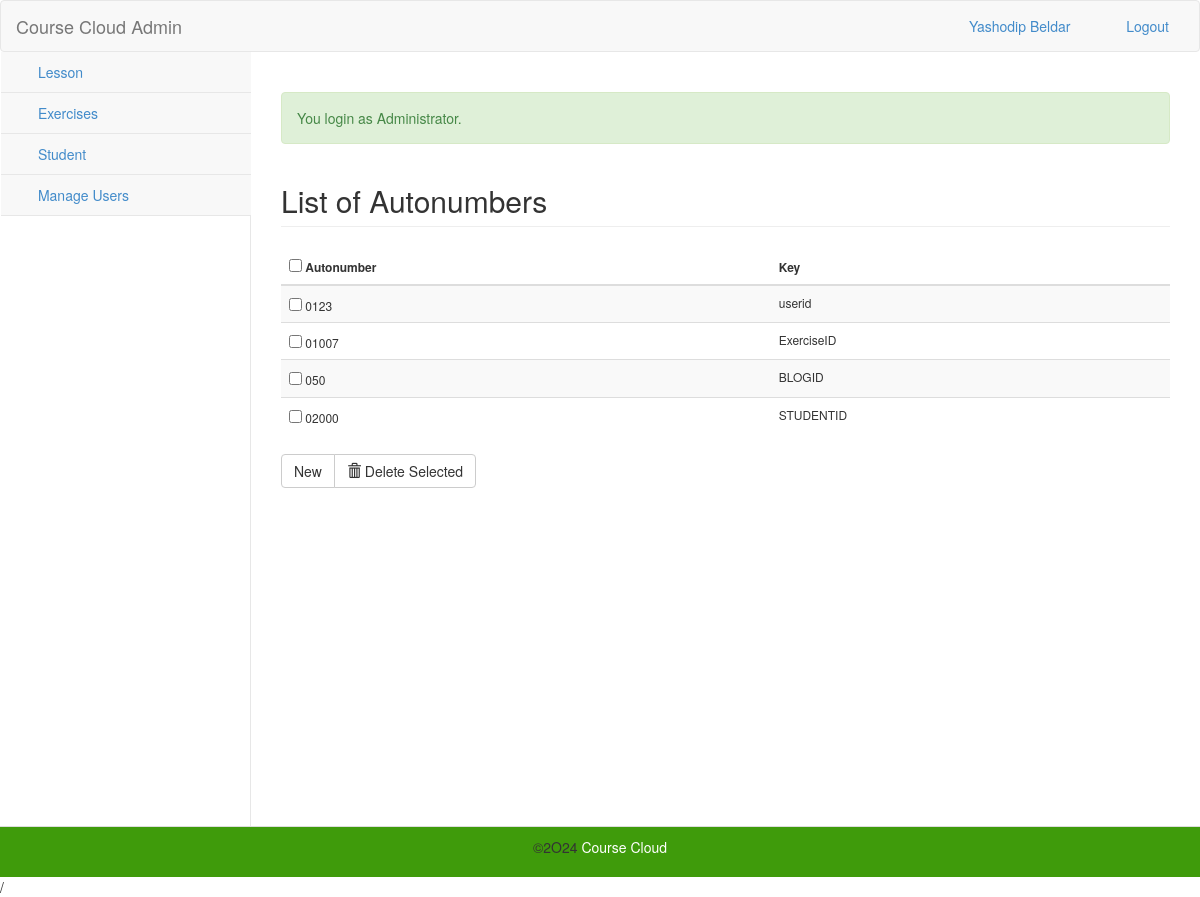
Screenshot of /admin/modules/autonumber/index.php (signed in) with the database file from the repository.
### tables this page shows
CREATE TABLE `tblautonumbers` (
  `AUTOID` int(11) NOT NULL,
  `AUTOSTART` varchar(30) NOT NULL,
  `AUTOEND` int(11) NOT NULL,
  `AUTOINC` int(11) NOT NULL,
  `AUTOKEY` varchar(30) NOT NULL
);

### admin/modules/autonumber/index.php (called while the page is built, shortened)
<?php
require_once("../../navigation/navigations.php");
?>

### include/database.php (called while the page is built, shortened)
<?php
class Database {
    var $sql_string = '';
    private $conn;
    public function open_connection() {
        $this->conn = mysqli_connect(server, user, pass);
        if (!$this->conn) {
            echo "Problem in database connection! Contact administrator!";
            exit();
        } else {
            $db_select = mysqli_select_db($this->conn, database_name);
        }
    }
    function setQuery($sql = '') {
        $this->sql_string = $sql;
    }
    function executeQuery() {
        $result = mysqli_query($this->conn, $this->sql_string);
        return $result;
    }
    private function confirm_query($result) {
        return $result;
    }
    function loadResultList($key = '') {
        $cur = $this->executeQuery();
        $array = array();
        while ($row = mysqli_fetch_object($cur)) {
            if ($key) {
                $array[$row->$key] = $row;
            } else {
                $array[] = $row;
            }
        }
        return $array;
    }
}
$mydb = new Database();

### admin/modules/autonumber/list.php (the view, shortened to what this page needs)
        <div class="center wow fadeInDown">
              <h2 class="page-header">List of Autonumbers</h2>
         </div>
<form action="controller.php?action=delete" Method="POST">
	<table id="dash-table" class="table table-striped  table-hover table-responsive" style="font-size:12px" cellspacing="0">
	  <thead>
	  	<tr>
	  		<th>
	  		 <input type="checkbox" name="chkall" id="chkall" onclick="return checkall('selector[]');">
	  		 Autonumber</th>
	  		  <th>Key</th>
	  	</tr>
	  </thead>
	  <tbody>
	  	<?php
	  		$mydb->setQuery("SELECT * FROM `tblautonumbers`");
	  		$cur = $mydb->loadResultList();
			foreach ($cur as $result) {
	  		echo '<tr>';
  			echo '<td> <input type="checkbox" name="selector[]" id="chkall" value="'.$result->AUTOID.'"> ' . $result->AUTOSTART.'' . $result->AUTOEND.'</td>';
  			echo '<td>' . $result->AUTOKEY.'</td>';
	  		echo '</tr>';
	  	}
	  	?>
	  </tbody>
	</table>
	     <div class="btn-group">
	  <a href="index.php?view=add" class="btn btn-default">New</a>
		<?php
		if($_SESSION['TYPE']=='Administrator'){
		echo '<button type="submit" class="btn btn-default" name="delete"><span class="glyphicon glyphicon-trash"></span> Delete Selected</button>';
		; }?>
	</div>
</form>

### admin/navigation/navigations.php (shortened to what this page needs)
<html lang="en">
<head>
  <link href="<?php echo web_root; ?>css/bootstrap.min.css" rel="stylesheet">
  <link href="<?php echo web_root; ?>css/bootstrap-datetimepicker.min.css" rel="stylesheet" media="screen" />
  <link href="<?php echo web_root; ?>css/dataTables.bootstrap.css" rel="stylesheet" media="screen" />
  <link href="<?php echo web_root; ?>css/alumni.css" rel="stylesheet" media="screen" />
  <link href="<?php echo web_root; ?>fonts/font-awesome.min.css" rel="stylesheet" />
  <link rel="stylesheet" href="<?php echo web_root; ?>assets/bootstrap-wysihtml5/bootstrap3-wysihtml5.min.css">
  <link rel="stylesheet" href="<?php echo web_root; ?>css/jquery-ui.css">
<body>
  <section id="navigation">
    <nav class="navbar navbar-default  " role="navigation" style="margin-top: 0px">
      <div class="navbar-header">
        <a class="navbar-brand" href="<?php echo web_root; ?>admin/index.php">Course Cloud Admin</a>
      </div>
      <ul class="nav navbar-top-links navbar-right">
        <li class="dropdown">
          <a class="dropdown-toggle" data-toggle="dropdown">
            <i class="fa fa-user fa-fw"></i> <?php echo $_SESSION['NAME']; ?>
          </a>
        </li>
        <li><a href="<?php echo web_root; ?>admin/logout.php"><i class="fa fa-sign-out fa-fw"></i> Logout</a>
        </li>
      </ul>
      <div class="navbar-default sidebar" role="navigation">
        <div class="sidebar-nav navbar-collapse">
          <ul class="nav" id="side-menu">
            <li>
              <a href="<?php echo web_root; ?>admin/modules/lesson/index.php"><i class="fa fa-user fa-fw"></i> Lesson
              </a>
            </li>
            <li>
              <a href="<?php echo web_root; ?>admin/modules/exercises/index.php"><i class="fa fa-user fa-fw"></i>
                Exercises </a>
            </li>
            <li>
              <a href="<?php echo web_root; ?>admin/modules/modstudent/index.php"><i class="fa fa-user fa-fw"></i>
                Student </a>
            </li>
            <li><a href="<?php echo web_root; ?>admin/modules/user/index.php"><i class="fa fa-user fa-fw"></i> Manage
                Users</a></li>
          </ul>
        </div>
      </div>
    </nav>
  </section>
  <section id="page-wrapper">
    <?php check_message(); ?>
    <?php require_once $content; ?>
  </section>
  <section id="page-footer">
    <footer>
      <p align="center">&copy;2O24 <a style="color:white" href="https://github.com/Mr-Yash-beldar/Course-Cloud"> Course
          Cloud </a></p>
    </footer>
  </section>
  <script src="<?php echo web_root; ?>js/jquery.dataTables.min.js"></script>/
</body>
</html>

### include/session.php (shortened to what this page needs)
		<?php
	function check_message(){
		if(isset($_SESSION['message'])){
			if(isset($_SESSION['msgtype'])){
				if ($_SESSION['msgtype']=="info"){
	 				echo  '<div class="alert alert-info">'. $_SESSION['message'] . '</div>';
				}elseif($_SESSION['msgtype']=="error"){
					echo  '<div class="alert alert-danger">' . $_SESSION['message'] . '</div>';
				}elseif($_SESSION['msgtype']=="success"){
					echo  '<div class="alert alert-success">' . $_SESSION['message'] . '</div>';
				}
	   		}
		}
	}
?>

### css/alumni.css (style rules this page uses)
#page-wrapper { padding: 0 15px; min-height: 568px; background-color: #fff; }
@media (min-width:768px) { #page-wrapper { position: inherit; margin: 0 0 0 250px; padding: 0 30px; border-left: 1px solid #e7e7e7; } }
.navbar-top-links { margin-right: 0; }
.navbar-top-links li { display: inline-block; }
.navbar-top-links li:last-child { margin-right: 15px; }
.navbar-top-links li a { padding: 15px; min-height: 50px; }
.sidebar .sidebar-nav.navbar-collapse { padding-right: 0; padding-left: 0; }
.sidebar ul li { border-bottom: 1px solid #e7e7e7; }
@media (min-width:768px) { .sidebar { z-index: 1; position: absolute; width: 250px; margin-top: 51px; } }

### admin/navigation/navigations.php (style rules this page uses)
#navigation { margin-bottom: 40px; }
#page-wrapper { min-height: 900px; }
#page-footer { background-color: rgb(63, 155, 11); border-top: 1px solid #ddd; margin-top: -15px; padding: 10px; }

### rows the page displays
tblautonumbers: AUTOSTART "0", AUTOEND "123", AUTOKEY "userid"
tblautonumbers: AUTOSTART "0", AUTOEND "1007", AUTOKEY "ExerciseID"
tblautonumbers: AUTOSTART "0", AUTOEND "50", AUTOKEY "BLOGID"
tblautonumbers: AUTOSTART "0", AUTOEND "2000", AUTOKEY "STUDENTID"

### other values shown
$_SESSION['NAME'] "Yashodip Beldar"
$_SESSION['message'] "You login as Administrator."
